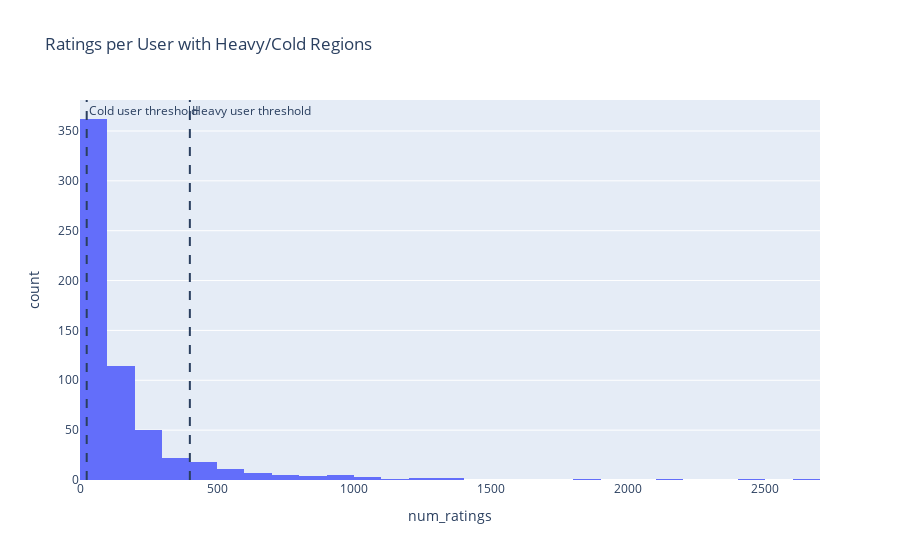

Notebook code for this chart:
### Code cell
user_df = ratings_per_user.to_frame(name="num_ratings").reset_index()

fig = px.histogram(
    user_df,
    x="num_ratings",
    nbins=30,
    title="Ratings per User with Heavy/Cold Regions"
)

fig.add_vline(x=heavy_user_threshold, line_dash="dash", annotation_text="Heavy user threshold")
fig.add_vline(x=cold_user_threshold, line_dash="dash", annotation_text="Cold user threshold")
fig.show()

### Figure 1 — Plotly figure (JSON) as saved in the notebook; plotly's stock layout.template omitted (floating-point values rounded to 4 significant figures; data arrays with more than 128 entries replaced by an {"elided": "..."} marker saying what was removed)
{"data": [{"bingroup": "x", "hovertemplate": "num_ratings=%{x}<br>count=%{y}<extra></extra>", "legendgroup": "", "marker": {"color": "#636efa", "pattern": {"shape": ""}}, "name": "", "nbinsx": 30, "orientation": "v", "showlegend": false, "type": "histogram", "x": {"elided": "610 int values"}, "xaxis": "x", "yaxis": "y"}], "layout": {"annotations": [{"showarrow": false, "text": "Heavy user threshold", "x": 400.3, "xanchor": "left", "xref": "x", "y": 1, "yanchor": "top", "yref": "y domain"}, {"showarrow": false, "text": "Cold user threshold", "x": 24, "xanchor": "left", "xref": "x", "y": 1, "yanchor": "top", "yref": "y domain"}], "barmode": "relative", "legend": {"tracegroupgap": 0}, "shapes": [{"line": {"dash": "dash"}, "type": "line", "x0": 400.3, "x1": 400.3, "xref": "x", "y0": 0, "y1": 1, "yref": "y domain"}, {"line": {"dash": "dash"}, "type": "line", "x0": 24, "x1": 24, "xref": "x", "y0": 0, "y1": 1, "yref": "y domain"}], "title": {"text": "Ratings per User with Heavy/Cold Regions"}, "xaxis": {"anchor": "y", "domain": [0, 1], "title": {"text": "num_ratings"}}, "yaxis": {"anchor": "x", "domain": [0, 1], "title": {"text": "count"}}}}
